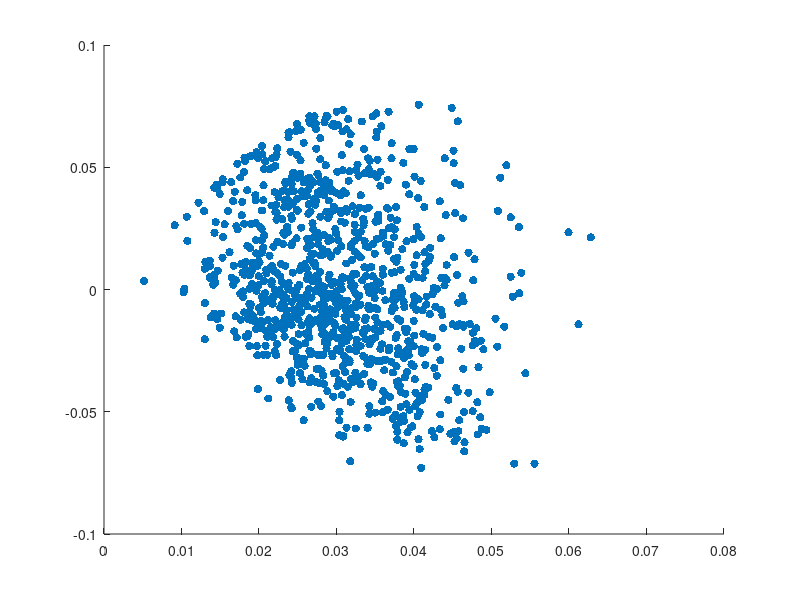
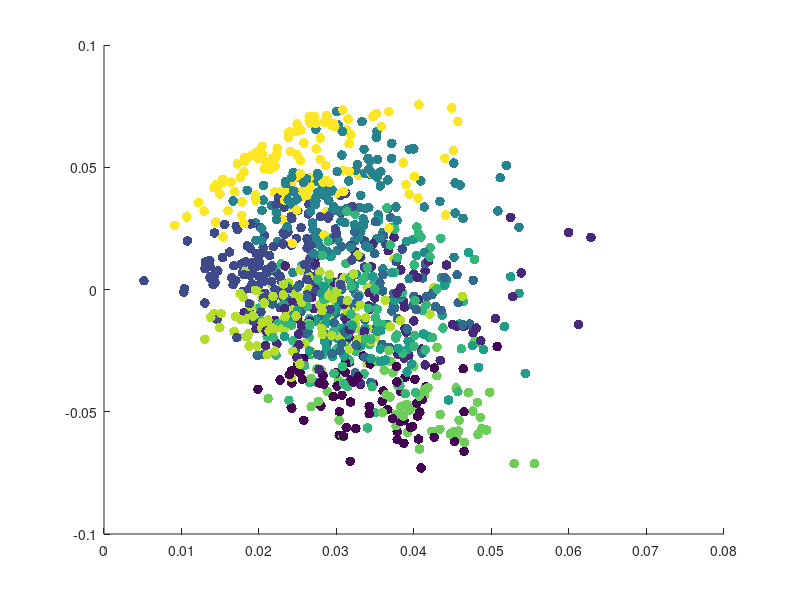
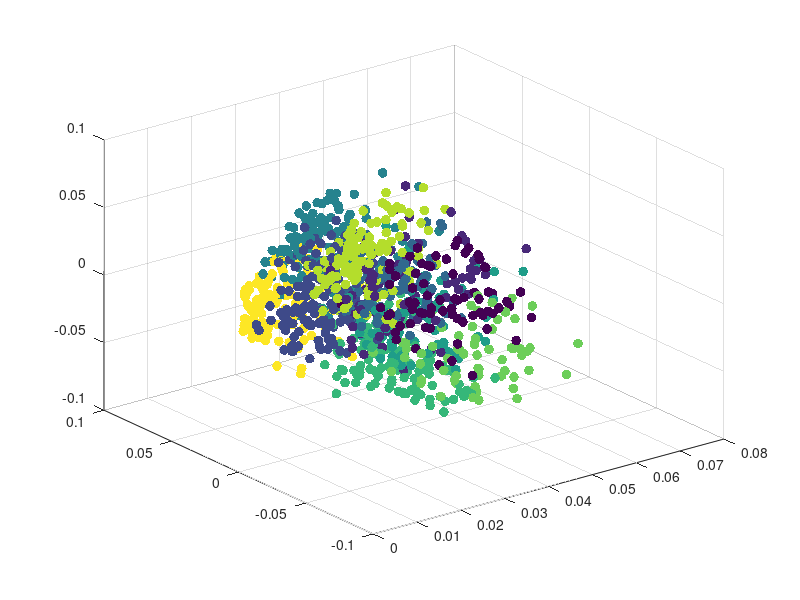

Source code (MATLAB) for these figures, in order:
function Questions()
load('digits.mat');
v = X(:,1);
vReshape = reshape(v,16,16);
colormap(gray);
%image(vReshape);
A = transpose(X) * X;
colormap(jet);
%image(A);
[V,D] = eig(A);
d  = diag(D);
%bar(d(end-9:end));
x = V(:,end);
Y = V(:,end-1);
Z = V(:, end-2);
figure(1);
image1 = scatter(x,Y, 'filled');
saveas(image1,'image1.jpg','jpg');
C = kmeans(transpose(X),10);
figure(2);
image2 = scatter(x,Y,50,C,'filled');
saveas(image2,'image2.jpg','jpg');
figure(3);
image3 = scatter3(x,Y,Z,50,C,'filled');
saveas(image3,'image3.jpg','jpg');
quit force